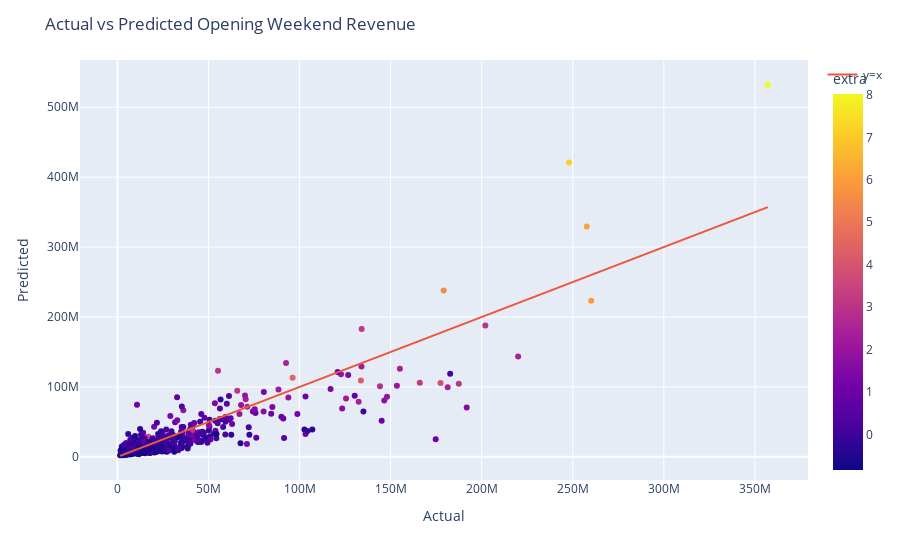

Notebook source saved alongside this figure:
### Code cell
# print all columns that start with production_method
print([col for col in X_train.columns if col.startswith("production_method")])

formula = "log_opening_wide_revenue ~ normalized_metacritic_before_wide_friday_calculated + log_top_5_trailer_views + sqrt_wikipedia_pre_release_cumulative_views + log_budget : metacritic_before_wide_friday_calculated + in_franchise : metacritic_before_wide_friday_calculated"

# "metacritic_review_count",
# "metacritic_score_calculated",
# "metacritic_monday_before_wide_friday_calculated",
# "metacritic_before_wide_friday_calculated",
# "metacritic_before_first_day_calculated"

# add in the interactions
model_simple_glm = smf.glm(formula=formula, data=X_train).fit()

pred_simple_glm = model_simple_glm.predict(X_test)

pred_simple_glm = np.exp(pred_simple_glm)

print("RMSE:", root_mean_squared_error(y_test, pred_simple_glm))
print(model_simple_glm.summary())

train_pred = model_simple_glm.predict(X_train)
train_pred = np.exp(train_pred)

# print predictions vs actual within training data
training_data = pd.DataFrame(
    {
        "actual": y_train,
        "predicted": train_pred,
        "title": X_train["title"],
        "extra": X_train["normalized_wikipedia_pre_release_cumulative_views"],
    }
)

# write to a file
training_data.to_csv("training_data.csv")

fig = px.scatter(training_data, x="actual", y="predicted", hover_name="title", color="extra")
fig.add_trace(go.Scatter(x=training_data["actual"], y=training_data["actual"], mode="lines", name="y=x"))
fig.update_layout(title="Actual vs Predicted Opening Weekend Revenue", xaxis_title="Actual", yaxis_title="Predicted")

### Figure 1 — Plotly figure (JSON) as saved in the notebook; plotly's stock layout.template omitted (floating-point values rounded to 4 significant figures; data arrays with more than 128 entries replaced by an {"elided": "..."} marker saying what was removed)
{"data": [{"hovertemplate": "<b>%{hovertext}</b><br><br>actual=%{x}<br>predicted=%{y}<br>extra=%{marker.color}<extra></extra>", "hovertext": {"elided": "677 str values"}, "legendgroup": "", "marker": {"color": {"elided": "677 float values"}, "coloraxis": "coloraxis", "symbol": "circle"}, "mode": "markers", "name": "", "orientation": "v", "showlegend": false, "type": "scatter", "x": {"elided": "677 int values"}, "xaxis": "x", "y": {"elided": "677 float values"}, "yaxis": "y"}, {"mode": "lines", "name": "y=x", "type": "scatter", "x": {"elided": "677 int values"}, "y": {"elided": "677 int values"}}], "layout": {"coloraxis": {"colorbar": {"title": {"text": "extra"}}, "colorscale": [[0, "#0d0887"], [0.1111, "#46039f"], [0.2222, "#7201a8"], [0.3333, "#9c179e"], [0.4444, "#bd3786"], [0.5556, "#d8576b"], [0.6667, "#ed7953"], [0.7778, "#fb9f3a"], [0.8889, "#fdca26"], [1, "#f0f921"]]}, "legend": {"tracegroupgap": 0}, "margin": {"t": 60}, "title": {"text": "Actual vs Predicted Opening Weekend Revenue"}, "xaxis": {"anchor": "y", "domain": [0, 1], "title": {"text": "Actual"}}, "yaxis": {"anchor": "x", "domain": [0, 1], "title": {"text": "Predicted"}}}}
